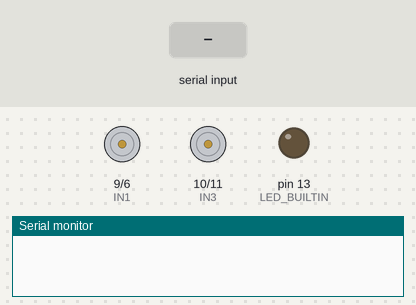
Bench run of a sketch on a simulated Arduino Uno, built with avr-gcc and run on an emulated ATmega328P. Parts: motor-driver pin pairs drawn as motors (green arrow = first pin HIGH = forward, orange = second pin HIGH = backward, longer = more drive, scaled by the enable pin), output pins drawn as LEDs (lit = HIGH), the last lines printed to the serial monitor. Inputs (shaded band) come from the test bench.

Above: at 1.2 s.
1.3 s: "w" received over Serial
2.8 s: "f" received over Serial
At 3.8 s:
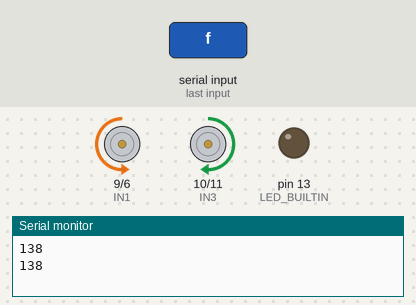
4.3 s: "s" received over Serial
At 4.9 s:
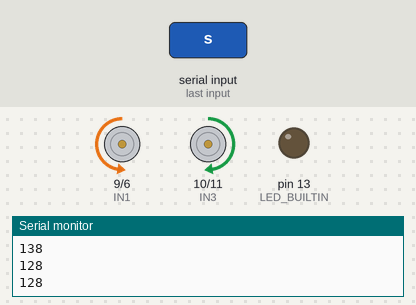
5.8 s: "b" received over Serial
At 6.1 s:
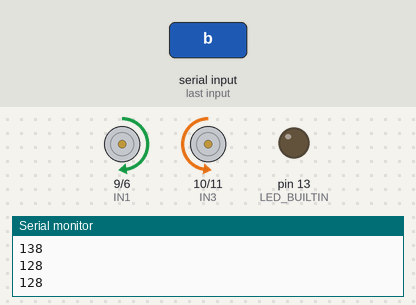
7.3 s: "r" received over Serial
At 8.4 s:
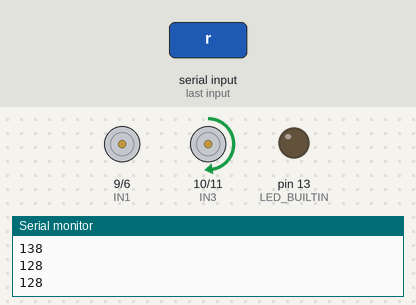
8.8 s: "l" received over Serial
At 9.6 s:
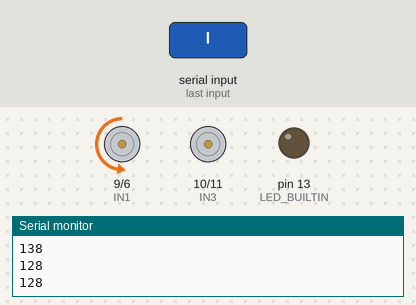
Timing chart, 0 to 11.3 s (numbered marks = the images above; inputs shaded):
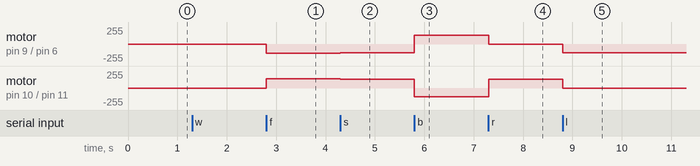

Measured:
- after the input at 2.8 s, motor on pin 9 (IN1) / pin 6 (IN2): stopped → backward 138/255 at once; motor on pin 10 (IN3) / pin 11 (IN4): stopped → forward 138/255 at once
- after the input at 4.3 s, motor on pin 9 (IN1) / pin 6 (IN2): backward 138/255 → backward 128/255 at once; motor on pin 10 (IN3) / pin 11 (IN4): forward 138/255 → forward 128/255 at once
- after the input at 5.8 s, motor on pin 9 (IN1) / pin 6 (IN2): backward 128/255 → forward 128/255 at once; motor on pin 10 (IN3) / pin 11 (IN4): forward 128/255 → backward 128/255 at once
- after the input at 7.3 s, motor on pin 9 (IN1) / pin 6 (IN2): forward 128/255 → stopped at once; motor on pin 10 (IN3) / pin 11 (IN4): backward 128/255 → forward 128/255 at once
- after the input at 8.8 s, motor on pin 9 (IN1) / pin 6 (IN2): stopped → backward 128/255 at once; motor on pin 10 (IN3) / pin 11 (IN4): forward 128/255 → stopped at once

The sketch:

rc_motorDirec_Speed.ino
```cpp
int IN1 = 9;
int IN2 = 6;
int IN3 = 10;
int IN4 = 11;

int enA = 5;
int enB = 3;

int motorSpeedA = 0;
int motorSpeedB = 0;

void setup() {
  Serial.begin(9600);
  pinMode(LED_BUILTIN, OUTPUT);

  pinMode(IN4, OUTPUT);
  pinMode(IN1, OUTPUT);
  pinMode(IN2, OUTPUT);
  pinMode(IN3, OUTPUT);


  // Set initial rotation direction
  // forward
  digitalWrite(IN1, LOW);
  digitalWrite(IN2, LOW);
  digitalWrite(IN3, LOW);
  digitalWrite(IN4, LOW);

  // Initial speed
  motorSpeedA = 128;// 0~255
  motorSpeedB = 128;

}

void loop() {


  analogWrite(enA, motorSpeedA); // Send PWM signal to motor A
  analogWrite(enB, motorSpeedB);
}


void serialEvent() {
  while (Serial.available())
  {
    // get the new byte:
    char inChar = (char)Serial.read();

    if(inChar == '0')
    {
      digitalWrite(IN1, LOW);
      digitalWrite(IN2, LOW);
      digitalWrite(IN3, LOW);
      digitalWrite(IN4, LOW);

    }
    else if(inChar == 'f')
    {
      digitalWrite(IN1, LOW);
      digitalWrite(IN2, HIGH);
      digitalWrite(IN3, HIGH);
      digitalWrite(IN4, LOW);

    }
    else if(inChar == 'b')
    {
      digitalWrite(IN1, HIGH);
      digitalWrite(IN2, LOW);
      digitalWrite(IN3, LOW);
      digitalWrite(IN4, HIGH);

    }
    else if(inChar == 'r')
    {
      digitalWrite(IN1, LOW);
      digitalWrite(IN2, LOW);
      digitalWrite(IN3, HIGH);
      digitalWrite(IN4, LOW);

    }
    else if(inChar == 'l')
    {
      digitalWrite(IN1, LOW);
      digitalWrite(IN2, HIGH);
      digitalWrite(IN3, LOW);
      digitalWrite(IN4, LOW);

    }
    else if(inChar == 'w')
    {
      motorSpeedA = motorSpeedA + 10;
      motorSpeedB = motorSpeedB + 10;

      if (motorSpeedA > 255 && motorSpeedB > 255)
      {
        motorSpeedA = 255;
        motorSpeedB = 255;
      }

      Serial.println(motorSpeedA);
      Serial.println(motorSpeedB);

    }
    else if(inChar == 's')
    {
      motorSpeedA = motorSpeedA - 10;
      motorSpeedB = motorSpeedB - 10;

      if (motorSpeedA < 0 && motorSpeedB < 0)
      {
        motorSpeedA = 0;
        motorSpeedB = 0;
      }

      Serial.println(motorSpeedA);
      Serial.println(motorSpeedB);

    }


  }
}
```
